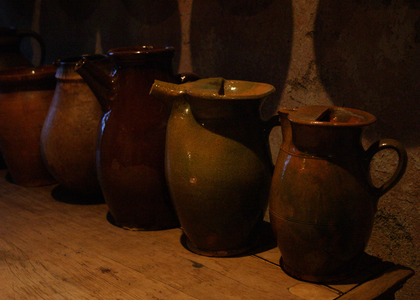
%> input picture data/Compressed_Detail_Transfer/potsdetail_01_noflash.png, 420 x 300 px, shrunk from 700 x 500 before the run
$ octave main.m   (GNU Octave 9; MATLAB toolbox functions it lacks are replaced by stand-ins)
%> lines starting %> are read from the running program, lines starting %| are printed output that depends on the picture
### code/Detail_Transfer/joint_bilateral_filter.m
% img_for_weight : this image will be used to calculate intensity gaussian filter

% spatial_sigma : standard deviation of gaussian for difference of spatial location

% intensity-sigma : standard deviation of gaussian for difference of pixel intensity

% filter_size : odd value is preferable

function [output_img] = joint_bilateral_filter(input_img, img_for_weight, spatial_sigma, intensity_sigma, filter_size)
    [row, col, channel] = size(img_for_weight);
    output_img = zeros(row, col, channel);

    % spatial gaussian filter
    spatial_gauss_filter = fspecial('gaussian', filter_size, spatial_sigma);

    % padding the image by half of filter_size
    filter_size = floor(filter_size / 2);
    input_img = padarray(input_img, [filter_size filter_size], -1);
    img_for_weight = padarray(img_for_weight, [filter_size filter_size], -1);

    for i = (1+filter_size : filter_size+row)
        for j = (1+filter_size : filter_size+col)
            % the 1's in the mask represent pixels of original image
            % the 0's in the mask represent pixels outside the image i.e padded pixels
            mask = img_for_weight(i-filter_size:i+filter_size, j-filter_size:j+filter_size, :);
            mask = logical(mask ~= -1);

            % constructing intensity gaussian filter
            intensity_gauss_filter = img_for_weight(i-filter_size:i+filter_size, j-filter_size:j+filter_size, :);

            red_component = img_for_weight(i, j, 1);
            green_component = img_for_weight(i, j, 2);
            blue_component = img_for_weight(i, j, 3);

            % difference between intensities of current pixel and neighbour pixel
            current_pixel_intensity = padarray(red_component, [filter_size filter_size], red_component);
            current_pixel_intensity(:,:,2) = padarray(green_component, [filter_size filter_size], green_component);
            current_pixel_intensity(:,:,3) = padarray(blue_component, [filter_size filter_size], blue_component);

            intensity_gauss_filter = intensity_gauss_filter - current_pixel_intensity;
            intensity_gauss_filter = exp(-(intensity_gauss_filter.^2) / (2 * intensity_sigma^2)) / sqrt(2*pi*intensity_sigma^2);

            % masking the filters and combining spatial and intensity gauss filters
            filter = spatial_gauss_filter .* mask;
            filter = filter .* intensity_gauss_filter;

            normalize = sum(filter, [1 2]);
            filter(:,:,1) = filter(:,:,1) / normalize(1,1,1);
            filter(:,:,2) = filter(:,:,2) / normalize(1,1,2);
            filter(:,:,3) = filter(:,:,3) / normalize(1,1,3);

            output_img(i-filter_size,j-filter_size,:) = sum(filter .* input_img(i-filter_size:i+filter_size, j-filter_size:j+filter_size, :), [1 2]);
        end
    end
end

### code/Detail_Transfer/main.m
% Hyper parameters for compressed images
% bilateral_filter(input, 8, 0.07, 33);
% joint_bilateral_filter(input, flash_input, 8, 0.001, 33);

% Hyper parameters for original images
% bilateral_filter(input, 25, 0.07, 101);
% joint_bilateral_filter(input, flash_input, 25, 0.001, 101);

% DONT DELETE COMMENTED PART
% CHANGE THE FILE NAME TO GET DETAIL IMAGES FOR OTHERS AND TWEAK HYPER
% PARAMETERS, THATS IT ONE HAS TO DO AND NOTHING ELSE
%% Import images
% [10 lines of commented-out code are left out]
A = im2double(imread('../../data/Compressed_Detail_Transfer/potsdetail_01_noflash.png'));
F = im2double(imread('../../data/Compressed_Detail_Transfer/potsdetail_00_flash.png'));
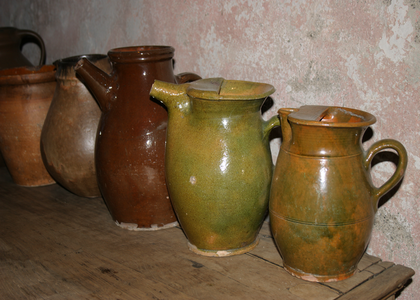
%> input picture data/Compressed_Detail_Transfer/potsdetail_00_flash.png, 420 x 300 px, shrunk from 700 x 500 before the run
imshow(A);
title('Input Ambient Image');
figure;
imshow(F);
title('Input Flash Image');

%% Denoising using bilateral and joint bilateral filter
% [17 lines of commented-out code are left out]
A_nr = joint_bilateral_filter(A, F, 8, 0.01, 33);
%> in joint_bilateral_filter, `input_img = padarray(input_img, [filter_size filter_size], -1);`:
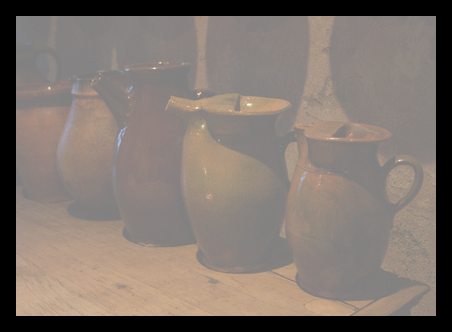
%> input_img: size 332x452x3 double; mean R, G, B 0.00643, -0.0749, -0.128; drawn with min black and max white
%> in joint_bilateral_filter, `img_for_weight = padarray(img_for_weight, [filter_size filter_size], -..`:
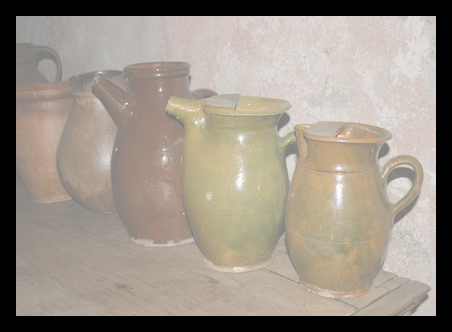
%> img_for_weight: size 332x452x3 double; mean R, G, B 0.221, 0.152, 0.0691; drawn with min black and max white
%> (the run ends here)
